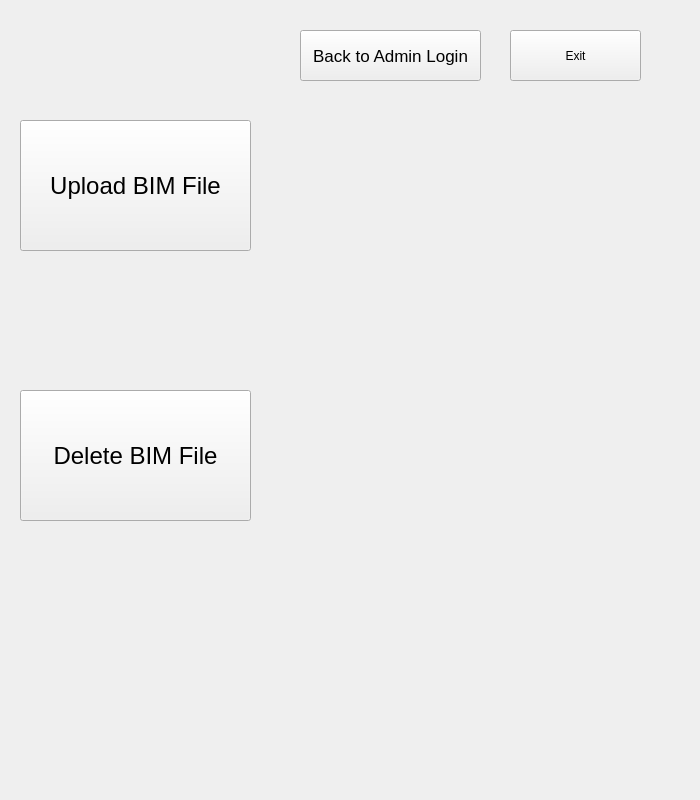
<?xml version="1.0" encoding="UTF-8"?>
<ui version="4.0">
 <class>Form</class>
 <widget class="QWidget" name="Form">
  <property name="geometry">
   <rect>
    <x>0</x>
    <y>0</y>
    <width>700</width>
    <height>800</height>
   </rect>
  </property>
  <property name="windowTitle">
   <string>Form</string>
  </property>
  <widget class="QStackedWidget" name="stackedWidget_main">
   <property name="geometry">
    <rect>
     <x>0</x>
     <y>20</y>
     <width>701</width>
     <height>681</height>
    </rect>
   </property>
   <widget class="QWidget" name="page">
    <widget class="QStackedWidget" name="stackedWidgetbimfile">
     <property name="geometry">
      <rect>
       <x>300</x>
       <y>100</y>
       <width>371</width>
       <height>411</height>
      </rect>
     </property>
     <widget class="QWidget" name="homepage"/>
     <widget class="QWidget" name="uploadpage">
      <widget class="QListView" name="uploadlistView">
       <property name="geometry">
        <rect>
         <x>35</x>
         <y>10</y>
         <width>291</width>
         <height>261</height>
        </rect>
       </property>
      </widget>
      <widget class="QLabel" name="modellabel">
       <property name="geometry">
        <rect>
         <x>30</x>
         <y>310</y>
         <width>121</width>
         <height>21</height>
        </rect>
       </property>
       <property name="font">
        <font>
         <pointsize>14</pointsize>
        </font>
       </property>
       <property name="text">
        <string>Model Name:</string>
       </property>
      </widget>
      <widget class="QTextEdit" name="modeltextEdit">
       <property name="geometry">
        <rect>
         <x>150</x>
         <y>300</y>
         <width>171</width>
         <height>41</height>
        </rect>
       </property>
       <property name="font">
        <font>
         <pointsize>14</pointsize>
        </font>
       </property>
      </widget>
      <widget class="QPushButton" name="UploadconfirmButton">
       <property name="geometry">
        <rect>
         <x>190</x>
         <y>360</y>
         <width>131</width>
         <height>41</height>
        </rect>
       </property>
       <property name="text">
        <string>Confirm</string>
       </property>
      </widget>
      <widget class="QPushButton" name="FilePathButton">
       <property name="geometry">
        <rect>
         <x>30</x>
         <y>360</y>
         <width>131</width>
         <height>41</height>
        </rect>
       </property>
       <property name="text">
        <string>File Path</string>
       </property>
      </widget>
     </widget>
     <widget class="QWidget" name="Uploadpage_2">
      <widget class="QLabel" name="uploadlabel">
       <property name="geometry">
        <rect>
         <x>20</x>
         <y>20</y>
         <width>181</width>
         <height>51</height>
        </rect>
       </property>
       <property name="font">
        <font>
         <pointsize>20</pointsize>
        </font>
       </property>
       <property name="text">
        <string>File Uploaded.</string>
       </property>
      </widget>
     </widget>
     <widget class="QWidget" name="Deletepage">
      <widget class="QPushButton" name="DeleteconfirmButton">
       <property name="geometry">
        <rect>
         <x>120</x>
         <y>300</y>
         <width>131</width>
         <height>41</height>
        </rect>
       </property>
       <property name="text">
        <string>Delete</string>
       </property>
      </widget>
      <widget class="QListView" name="deletelistView">
       <property name="geometry">
        <rect>
         <x>35</x>
         <y>10</y>
         <width>291</width>
         <height>261</height>
        </rect>
       </property>
      </widget>
     </widget>
     <widget class="QWidget" name="Deletepage_2">
      <widget class="QLabel" name="deletelabel">
       <property name="geometry">
        <rect>
         <x>50</x>
         <y>30</y>
         <width>181</width>
         <height>51</height>
        </rect>
       </property>
       <property name="font">
        <font>
         <pointsize>20</pointsize>
        </font>
       </property>
       <property name="text">
        <string>File Deleted.</string>
       </property>
      </widget>
     </widget>
    </widget>
    <widget class="QPushButton" name="ExitButton">
     <property name="geometry">
      <rect>
       <x>510</x>
       <y>10</y>
       <width>131</width>
       <height>51</height>
      </rect>
     </property>
     <property name="text">
      <string>Exit</string>
     </property>
    </widget>
    <widget class="QPushButton" name="UploadButton">
     <property name="geometry">
      <rect>
       <x>20</x>
       <y>100</y>
       <width>231</width>
       <height>131</height>
      </rect>
     </property>
     <property name="font">
      <font>
       <pointsize>18</pointsize>
      </font>
     </property>
     <property name="text">
      <string>Upload BIM File</string>
     </property>
    </widget>
    <widget class="QPushButton" name="DeleteButton">
     <property name="geometry">
      <rect>
       <x>20</x>
       <y>370</y>
       <width>231</width>
       <height>131</height>
      </rect>
     </property>
     <property name="font">
      <font>
       <pointsize>18</pointsize>
      </font>
     </property>
     <property name="text">
      <string>Delete BIM File</string>
     </property>
    </widget>
    <widget class="QPushButton" name="BacktoLoginButton">
     <property name="geometry">
      <rect>
       <x>300</x>
       <y>10</y>
       <width>181</width>
       <height>51</height>
      </rect>
     </property>
     <property name="font">
      <font>
       <pointsize>13</pointsize>
      </font>
     </property>
     <property name="text">
      <string>Back to Admin Login</string>
     </property>
    </widget>
   </widget>
   <widget class="QWidget" name="localisation">
    <widget class="QPushButton" name="uploaduiButton">
     <property name="geometry">
      <rect>
       <x>0</x>
       <y>150</y>
       <width>111</width>
       <height>41</height>
      </rect>
     </property>
     <property name="text">
      <string>Upload Page</string>
     </property>
    </widget>
    <widget class="QStackedWidget" name="stackedWidget_localisation">
     <property name="geometry">
      <rect>
       <x>160</x>
       <y>30</y>
       <width>491</width>
       <height>591</height>
      </rect>
     </property>
     <widget class="QWidget" name="page_3">
      <widget class="QListView" name="modellocaliselistview">
       <property name="geometry">
        <rect>
         <x>50</x>
         <y>20</y>
         <width>371</width>
         <height>411</height>
        </rect>
       </property>
      </widget>
      <widget class="QPushButton" name="selectbutton">
       <property name="geometry">
        <rect>
         <x>60</x>
         <y>470</y>
         <width>89</width>
         <height>25</height>
        </rect>
       </property>
       <property name="text">
        <string>Select</string>
       </property>
      </widget>
      <widget class="QPushButton" name="cancelbutton">
       <property name="geometry">
        <rect>
         <x>280</x>
         <y>470</y>
         <width>89</width>
         <height>25</height>
        </rect>
       </property>
       <property name="text">
        <string>Cancel</string>
       </property>
      </widget>
     </widget>
     <widget class="QWidget" name="page_4">
      <widget class="QLabel" name="modelselectedlabel">
       <property name="geometry">
        <rect>
         <x>120</x>
         <y>30</y>
         <width>291</width>
         <height>41</height>
        </rect>
       </property>
       <property name="font">
        <font>
         <pointsize>13</pointsize>
        </font>
       </property>
       <property name="text">
        <string/>
       </property>
      </widget>
      <widget class="QLabel" name="localisationlabel">
       <property name="geometry">
        <rect>
         <x>120</x>
         <y>80</y>
         <width>291</width>
         <height>41</height>
        </rect>
       </property>
       <property name="font">
        <font>
         <pointsize>13</pointsize>
        </font>
       </property>
       <property name="text">
        <string/>
       </property>
      </widget>
      <widget class="QLabel" name="derivingreferlabel">
       <property name="geometry">
        <rect>
         <x>130</x>
         <y>140</y>
         <width>291</width>
         <height>41</height>
        </rect>
       </property>
       <property name="font">
        <font>
         <pointsize>13</pointsize>
        </font>
       </property>
       <property name="text">
        <string/>
       </property>
      </widget>
      <widget class="QLabel" name="label_4">
       <property name="geometry">
        <rect>
         <x>130</x>
         <y>240</y>
         <width>291</width>
         <height>41</height>
        </rect>
       </property>
       <property name="font">
        <font>
         <pointsize>13</pointsize>
        </font>
       </property>
       <property name="text">
        <string/>
       </property>
      </widget>
      <widget class="QListWidget" name="listWidget">
       <property name="geometry">
        <rect>
         <x>150</x>
         <y>340</y>
         <width>256</width>
         <height>141</height>
        </rect>
       </property>
       <property name="font">
        <font>
         <pointsize>20</pointsize>
        </font>
       </property>
       <property name="lineWidth">
        <number>0</number>
       </property>
       <property name="spacing">
        <number>5</number>
       </property>
       <item>
        <property name="text">
         <string>Stage 1 Marking</string>
        </property>
       </item>
       <item>
        <property name="text">
         <string>Stage 2 Marking</string>
        </property>
       </item>
       <item>
        <property name="text">
         <string>Stage 3 Marking</string>
        </property>
       </item>
      </widget>
      <widget class="QPushButton" name="markingbuttonstart">
       <property name="geometry">
        <rect>
         <x>148</x>
         <y>500</y>
         <width>111</width>
         <height>51</height>
        </rect>
       </property>
       <property name="text">
        <string>Select</string>
       </property>
      </widget>
      <widget class="QPushButton" name="cancelbutton_2">
       <property name="geometry">
        <rect>
         <x>288</x>
         <y>500</y>
         <width>101</width>
         <height>51</height>
        </rect>
       </property>
       <property name="text">
        <string>Cancel</string>
       </property>
      </widget>
      <widget class="QLabel" name="markinglabelselected">
       <property name="geometry">
        <rect>
         <x>170</x>
         <y>360</y>
         <width>171</width>
         <height>51</height>
        </rect>
       </property>
       <property name="font">
        <font>
         <pointsize>16</pointsize>
        </font>
       </property>
       <property name="text">
        <string/>
       </property>
      </widget>
      <widget class="QPushButton" name="cancelbutton_3">
       <property name="geometry">
        <rect>
         <x>290</x>
         <y>500</y>
         <width>101</width>
         <height>51</height>
        </rect>
       </property>
       <property name="text">
        <string>Re-do</string>
       </property>
      </widget>
      <widget class="QPushButton" name="redopprocesbutton">
       <property name="geometry">
        <rect>
         <x>150</x>
         <y>500</y>
         <width>111</width>
         <height>51</height>
        </rect>
       </property>
       <property name="text">
        <string>Start Marking</string>
       </property>
      </widget>
     </widget>
     <widget class="QWidget" name="page_2">
      <widget class="QLabel" name="localisationlabel_2">
       <property name="geometry">
        <rect>
         <x>150</x>
         <y>40</y>
         <width>291</width>
         <height>41</height>
        </rect>
       </property>
       <property name="font">
        <font>
         <pointsize>13</pointsize>
        </font>
       </property>
       <property name="text">
        <string/>
       </property>
      </widget>
      <widget class="QLabel" name="frontwalllabel">
       <property name="geometry">
        <rect>
         <x>160</x>
         <y>110</y>
         <width>291</width>
         <height>41</height>
        </rect>
       </property>
       <property name="font">
        <font>
         <pointsize>13</pointsize>
        </font>
       </property>
       <property name="text">
        <string/>
       </property>
      </widget>
      <widget class="QLabel" name="rightwalllabel">
       <property name="geometry">
        <rect>
         <x>170</x>
         <y>180</y>
         <width>291</width>
         <height>41</height>
        </rect>
       </property>
       <property name="font">
        <font>
         <pointsize>13</pointsize>
        </font>
       </property>
       <property name="text">
        <string/>
       </property>
      </widget>
      <widget class="QLabel" name="floorlabel">
       <property name="geometry">
        <rect>
         <x>150</x>
         <y>260</y>
         <width>291</width>
         <height>41</height>
        </rect>
       </property>
       <property name="font">
        <font>
         <pointsize>13</pointsize>
        </font>
       </property>
       <property name="text">
        <string/>
       </property>
      </widget>
      <widget class="QLabel" name="markingcompletedlabel">
       <property name="geometry">
        <rect>
         <x>150</x>
         <y>350</y>
         <width>291</width>
         <height>41</height>
        </rect>
       </property>
       <property name="font">
        <font>
         <pointsize>13</pointsize>
        </font>
       </property>
       <property name="text">
        <string/>
       </property>
      </widget>
     </widget>
    </widget>
   </widget>
  </widget>
 </widget>
 <resources/>
 <connections/>
</ui>
